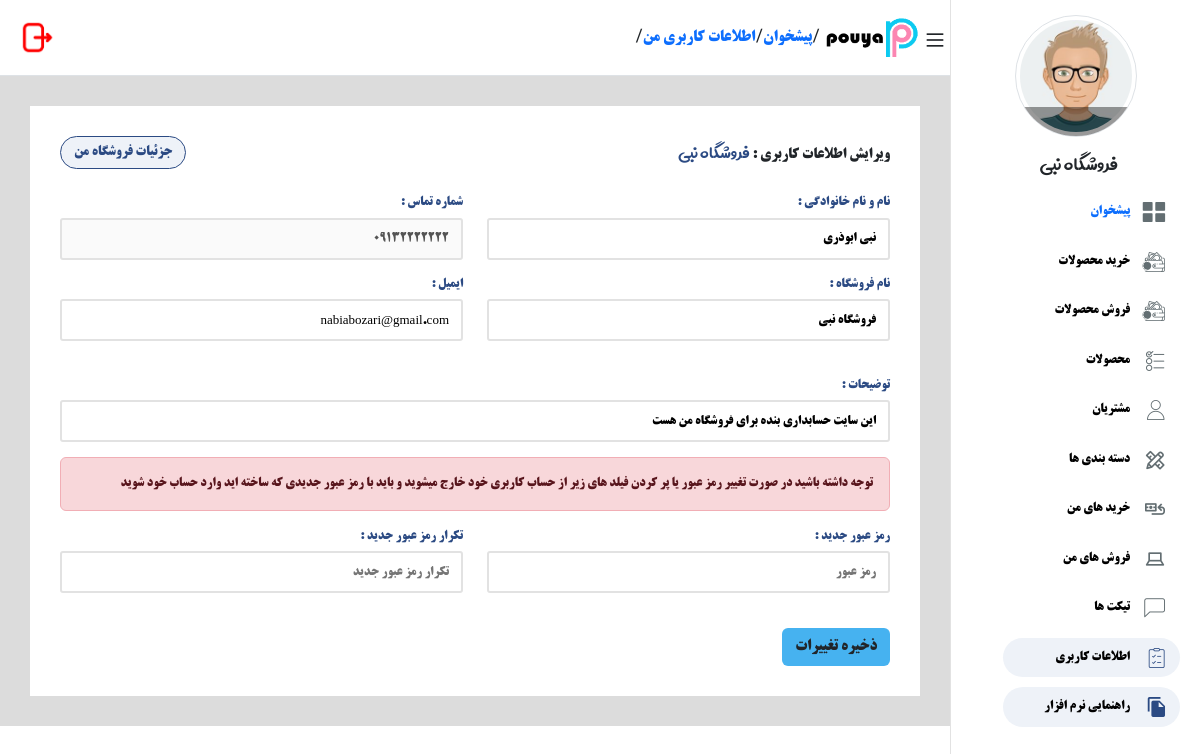
The app's page /edit-profile/ (signed in) with its own data.
### accounts/models.py (models this page shows, shortened)
class User(AbstractBaseUser):
    fullname = models.CharField(max_length=200, null=True, blank=True, verbose_name="نام و نام خانوادگی")
    phone = models.CharField(max_length=12, unique=True, verbose_name="شماره تماس")
    name_shop = models.TextField(blank=True,null=True)
    is_active = models.BooleanField(default=True, verbose_name="فعال")
    is_admin = models.BooleanField(default=False, verbose_name="ادمین")
    email = models.EmailField(null=True, blank=True, verbose_name="ایمیل")
    discription = models.TextField(max_length=300, null=True, blank=True, verbose_name="توضیحات کاربر")
    created_at = models.DateTimeField(auto_now=True, verbose_name="تاریخ اضافه شدن")
    image = models.ImageField(upload_to="user_image", null=True, blank=True, verbose_name="عکس پروفایل")
    address = models.TextField(null=True,blank=True,verbose_name="ادرس کاربر")
    objects = MyUserManager()
    USERNAME_FIELD = "phone"
    class Meta:
        verbose_name = "کاربر"
        verbose_name_plural = "کاربر ها "

### accounts/views.py (the view, shortened to what this page needs)
# urls.py: path("edit-profile/",login_required(views.EditProfileView.as_view()),name="edit-profile"),
class EditProfileView(View):
    def get(self,request):
        return render(request,"accounts/edit_profile.html")

### accounts/templates/accounts/edit_profile.html (shortened to what this page needs)
{% extends 'base.html' %}
{% load static %}
{% load humanize %}
{% block content %}
<div class="content">
    <div class="header d-flex item-center bg-white width-100 border-bottom ">
        <div class="header__right d-flex flex-grow-1 item-center">
            <span class="bars"></span>
                <img style="margin-right: 5px;" width="100" height="45" src="{% static 'img/logo3.png' %}"/>
                /
                        <a style="text-decoration: none;" href="{% url 'home:index' %}" title="پیشخوان">پیشخوان</a>/
                        <a style="text-decoration: none;" href="{% url 'accounts:edit-profile' %}" title="پیشخوان">اطلاعات کاربری من </a>/
        </div>
        <div class="header__left d-flex flex-end item-center margin-top-2">
            <a
            type="button"
            data-bs-toggle="modal"
            data-bs-target="#logout"
            data-bs-whatever="@mdo">
                <img width="35" height="35" src="{% static 'img/logout2.png' %}"/>
        </a>
        </div>
    </div>
    <div class="main-content" style="background-color: #dcdcdc;">
        <div class="user-info bg-white padding-30 font-size-13">
            <form method="post">
                <div class="row mb-4">
                    <div class="col-lg-6" style="font-size: 15px;">
                        ویرایش اطلاعات کاربری  : <span style="color: #2B4A83;font-family: avini;font-size: 22px;">{{request.user.name_shop}}</span>
                    </div>
                    <div class="col-lg-6 d-flex justify-content-end align-items-end gap-2">
                        <a
                      href="{% url 'accounts:dashboard' %}"
                        class=" text-decoration-none btn-outline-tosi">
                            جزئیات فروشگاه من
                        </a>
                    </div>
                </div>
                <div class="row">
                    <div class="col-lg-6">
                        <label>نام و نام خانوادگی  : </label>
                        <input type="text" name="fullname" class="text" placeholder="نام کاربری" value="{{request.user.fullname}}">
                    </div>
                    <div class="col-lg-6">
                        <label>شماره تماس  : </label>
                        <input type="text" disabled name="phone" class="text" placeholder="شماره تماس" value="{{request.user.phone}}">
                    </div>
                    <div class="col-lg-6">
                        <label>نام فروشگاه  : </label>
                        <input type="text" name="name_shop" class="text" placeholder="نام فروشگاه" value="{{request.user.name_shop}}">
                    </div>
                    <div class="col-lg-6">
                        <label>ایمیل   : </label>
                        <input type="email" name="email" class="text" placeholder="نام کاربری" value="{{request.user.email}}">
                    </div>
                </div>
                <br>
                <label>
                    توضیحات :
                </label>
                <input  name="discription" class="text" value="{{request.user.discription}}"  />
                <br/>
                <div class="row">
                   <div class="container">
                    <div class="alert alert-danger">
                        توجه داشته باشید در صورت تغییر رمز عبور یا پر کردن فیلد های زیر  از حساب کاربری خود خارج میشوید و باید با رمز عبور جدیدی که ساخته اید وارد حساب خود شوید
                    </div>
                   </div>
                    <div class="col-6">
                        <label> رمز عبور جدید    : </label>
                        <input minlength="5" type="text" name="password1" class="text" placeholder="رمز عبور " >
                    </div>
                    <div class="col-6">
                        <label> تکرار رمز عبور جدید : </label>
                        <input minlength="5" type="text" name="password2" class="text" placeholder="تکرار رمز عبور جدید " >
                    </div>
                </div>
                <br>
                <button type="submit" class="btn btn-netcopy_net">ذخیره تغییرات</button>
            </form>
        </div>
    </div>
</div>
</body>
{% endblock %}

### templates/includes/menu_sidebar.html (shortened to what this page needs)
{% load static %}
{% if request.user.is_authenticated %}
<div class="sidebar__nav border-top border-left  ">
    <div class="profile__info border cursor-pointer text-center">
        <div class="avatar__img"><img src="{% static 'img/pro.jpg' %}" class="avatar___img">
            <div class="box__camera default__avatar"></div>
        </div>
        <span class="profile__name">{{request.user.name_shop}}</span>
    </div>
    <ul>
      {% if request.resolver_match.url_name == 'dashboard' %}
      <li class="item-li i-dashboard is-active"><a style="text-decoration: none;" style="text-decoration: none;color: #2B4A83;"  href="{% url 'accounts:dashboard' %}">پیشخوان</a></li>
      {% else %}
      <li class="item-li i-dashboard "><a style="text-decoration: none;" style="text-decoration: none;color: black;"  href="{% url 'accounts:dashboard' %}">پیشخوان</a></li>
      {% endif %}
      {% if request.resolver_match.url_name == 'new_shop' %}
      <li class="item-li i-my__peyments is-active"><a style="text-decoration: none;color: black;"  href="{% url 'shopping:new_shop' %}">خرید محصولات</a></li>
      {% else %}
      <li class="item-li i-my__peyments"><a style="text-decoration: none;color: black;"  href="{% url 'shopping:new_shop' %}">خرید محصولات</a></li>
      {% endif %}
      {% if request.resolver_match.url_name == 'new_sale' %}
      <li class="item-li i-my__peyments is-active"><a style="text-decoration: none;color: black;"  href="{% url 'sale:new_sale' %}">فروش محصولات</a></li>
      {% else %}
      <li class="item-li i-my__peyments"><a style="text-decoration: none;color: black;"  href="{% url 'sale:new_sale' %}">فروش محصولات</a></li>
      {% endif %}
        {% if request.resolver_match.url_name == 'list_p' or request.resolver_match.url_name == 'detail_p' %}
        <li class="item-li i-courses is-active"><a style="text-decoration: none;color: #2B4A83;"  href="{% url 'product:list_p' %}"> محصولات  </a></li>
        {% else %}
        <li class="item-li i-courses"><a style="text-decoration: none;color: black;"  href="{% url 'product:list_p' %}"> محصولات  </a></li>
        {% endif %}
        {% if request.resolver_match.url_name == 'list_customer' or request.resolver_match.url_name == 'detail_customer' %}
        <li class="item-li i-users is-active"><a style="text-decoration: none;color: black;"  href="{% url 'customer:list_customer' %}"> مشتریان   </a></li>
        {% else %}
        <li class="item-li i-users"><a style="text-decoration: none;color: black;"  href="{% url 'customer:list_customer' %}"> مشتریان   </a></li>
        {% endif %}
        {% if request.resolver_match.url_name == 'list_p_c' %}
        <li class="item-li i-categories is-active"><a style="text-decoration: none;color: black;"  href="{% url 'product:list_p_c' %}">دسته بندی ها</a></li>
        {% else %}
        <li class="item-li i-categories"><a style="text-decoration: none;color: black;"  href="{% url 'product:list_p_c' %}">دسته بندی ها</a></li>
        {% endif %}
        {% if request.resolver_match.url_name == 'list_shop' or request.resolver_match.url_name == 'detail_shop' %}
        <li class="item-li i-checkout__request is-active"><a style="text-decoration: none;color: black;"  href="{% url 'shopping:list_shop' %}">خرید های من </a></li>
        {% else %}
        <li class="item-li i-checkout__request "><a style="text-decoration: none;color: black;"  href="{% url 'shopping:list_shop' %}">خرید های من  </a></li>
        {% endif %}
        {% if request.resolver_match.url_name == 'list_sale' or request.resolver_match.url_name == 'detail_sale' %}
        <li class="item-li i-banners is-active"><a  style="text-decoration: none;color: black;" href="{% url 'sale:list_sale' %}">فروش های من </a></li>
        {% else %}
        <li class="item-li i-banners"><a  style="text-decoration: none;color: black;" href="{% url 'sale:list_sale' %}">فروش های من </a></li>
        {% endif %}
          {% if request.resolver_match.url_name == 'tickets'  %}
          <li class="item-li i-tickets is-active"><a  style="text-decoration: none;color: black;" href="{% url 'accounts:tickets' %}"> تیکت ها</a></li>
          {% else %}
          <li class="item-li i-tickets"><a  style="text-decoration: none;color: black;" href="{% url 'accounts:tickets' %}"> تیکت ها</a></li>
            {% endif %}
            {% if request.resolver_match.url_name == 'edit-profile'  %}
            <li class="item-li i-user__inforamtion is-active"><a style="text-decoration: none;color: black;"  href="{% url 'accounts:edit-profile' %}">اطلاعات کاربری</a></li>
            {% else %}
            <li class="item-li i-user__inforamtion"><a style="text-decoration: none;color: black;"  href="{% url 'accounts:edit-profile' %}">اطلاعات کاربری</a></li>
            {% endif %}
            {% if request.resolver_match.url_name == 'edit-profile'  %}
            <li class="item-li i-articles is-active"><a style="text-decoration: none;color: black;"  href="{% url 'about:guidance-us' %}">راهنمایی نرم افزار</a></li>
            {% else %}
            <li class="item-li i-articles"><a style="text-decoration: none;color: black;"  href="{% url 'about:guidance-us' %}">راهنمایی نرم افزار</a></li>
            {% endif %}
    </ul>
</div>
{% endif %}

### static/css/responsive_991.css (style rules this page uses)
.sidebar__nav { right: -250px; }
.content { margin-right: 0 !important; }
.bars { display: block !important; }
.sidebar__nav ul li.is-active a { color: #2b4a83 !important; background-color: #eef2f8 !important; }
.col-6 { -webkit-box-flex: 0; -ms-flex: 0 0 calc(100%); flex: 0 0 calc(100%); max-width: calc(100%); }

### records on screen
User: user.name_shop "فروشگاه نبی", fullname "نبی ابوذری", phone "09132222222", name_shop "فروشگاه نبی", email "nabiabozari@gmail.com", discription "این سایت حسابداری بنده برای فروشگاه من هست"
